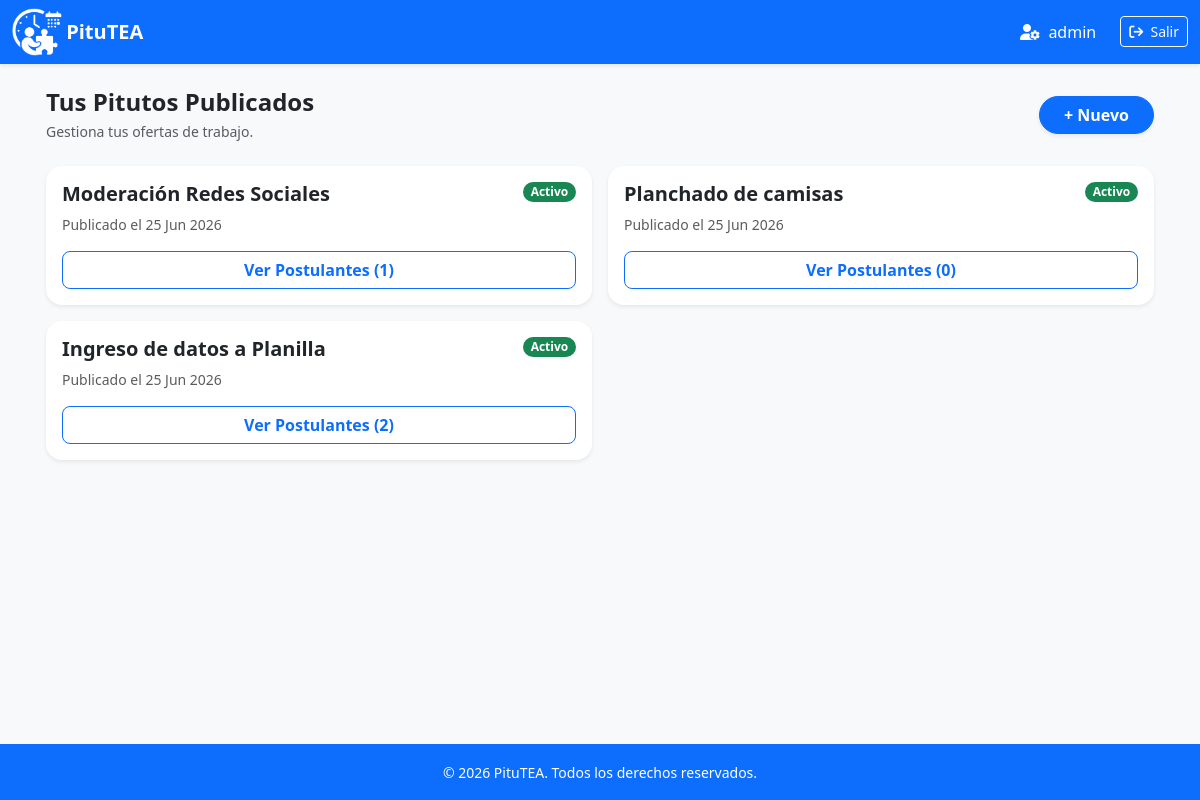
Page /panel/ (signed in) on the earlier database version.
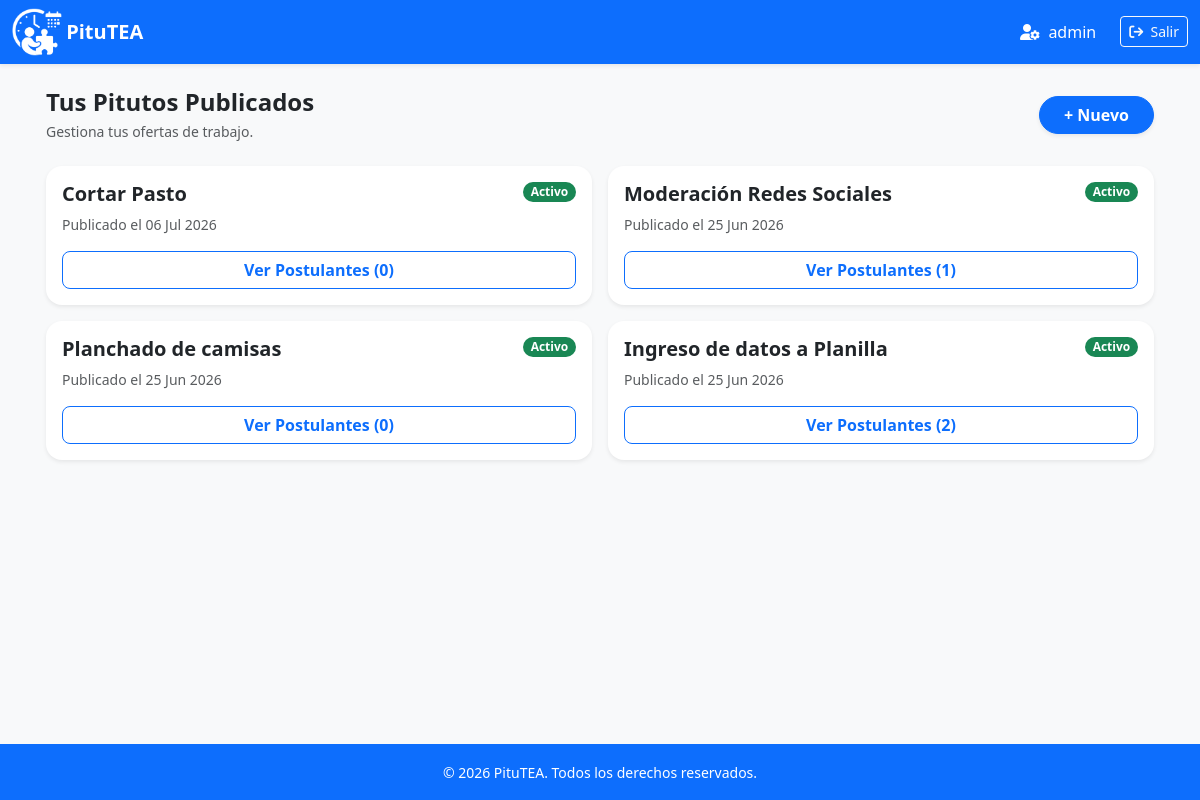
Same page on the later database version.
### app_pitutea/models.py (models this page shows, shortened)
class Pituto(models.Model):
    TIPO_PAGO_CHOICES = [
        ('Transferencia', 'Transferencia'),
        ('Efectivo', 'Efectivo'),
    ]
    creador = models.ForeignKey(User, on_delete=models.CASCADE, related_name='pitutos_creados', verbose_name="Oferente creador")
    titulo = models.CharField(max_length=200, verbose_name="Título del Pituto")
    descripcion = models.TextField(verbose_name="Descripción detallada")
    categoria = models.CharField(max_length=20, choices=CATEGORIAS_CHOICES, default='otro', verbose_name="Categoría del trabajo")
    comuna = models.CharField(max_length=100, blank=True, null=True, verbose_name="Comuna (Dejar en blanco si es Remoto)")
    pago = models.CharField(max_length=50, verbose_name="Monto a pagar (Ej: $15.000)")
    tipo_pago = models.CharField(max_length=20, choices=TIPO_PAGO_CHOICES, default='tarea', verbose_name="Modalidad de pago")
    flexibilidad = models.CharField(max_length=100, verbose_name="Etiqueta de Flexibilidad (Ej: Remoto / Noche)")
    activo = models.BooleanField(default=True, verbose_name="¿Está activo?")
    fecha_creacion = models.DateTimeField(auto_now_add=True)
    class Meta:
        verbose_name = "Pituto"
        verbose_name_plural = "Pitutos"
        ordering = ['-fecha_creacion']

### app_pitutea/views.py (the view)
# urls.py: path('panel/', views.panel_oferente, name='panel_oferente'),
@login_required
def panel_oferente(request):
    if request.user.perfil.rol != 'OFERENTE':
        return redirect('listar_ofertas')
    pitutos = Pituto.objects.filter(creador=request.user).order_by('-fecha_creacion')
    return render(request, 'panel_oferente.html', {'pitutos': pitutos})

### app_pitutea/templates/panel_oferente.html (shortened to what this page needs)
{% extends 'base.html' %}
{% block content %}
<div class="d-flex justify-content-between align-items-center mb-4 mt-2">
    <div>
        <h1 class="h4 fw-bold text-dark mb-1">Tus Pitutos Publicados</h1>
        <p class="text-muted small mb-0">Gestiona tus ofertas de trabajo.</p>
    </div>
    <a href="{% url 'crear_pituto' %}" class="btn btn-primary fw-bold rounded-pill px-4 shadow-sm">+ Nuevo</a>
</div>
<div class="row g-3">
    {% for pituto in pitutos %}
    <div class="col-12 col-md-6">
        <div class="card h-100 border-0 shadow-sm rounded-4">
            <div class="card-body">
                <div class="d-flex justify-content-between align-items-start mb-2">
                    <h5 class="card-title fw-bold mb-0 text-dark">{{ pituto.titulo }}</h5>
                    <span class="badge {% if pituto.activo %}text-bg-success{% else %}text-bg-secondary{% endif %} rounded-pill">
                        {% if pituto.activo %}Activo{% else %}Inactivo{% endif %}
                    </span>
                </div>
                <p class="text-muted small mb-3">Publicado el {{ pituto.fecha_creacion|date:"d M Y" }}</p>
                <a href="{% url 'ver_postulantes' pituto.id %}" class="btn btn-outline-primary w-100 rounded-3 fw-bold">
                    Ver Postulantes ({{ pituto.postulaciones.count }})
                </a>
            </div>
        </div>
    </div>
    {% empty %}
    <div class="col-12">
        <div class="alert alert-light text-center border rounded-4 py-4 shadow-sm" role="alert">
            No tienes pitutos publicados aún. ¡Publica tu primer pituto!
        </div>
    </div>
    {% endfor %}
</div>
{% endblock %}

Differences in the rows shown:
added Pituto: titulo "Cortar Pasto", activo "Activo", fecha_creacion "06 Jul 2026", postulaciones.count "0"
